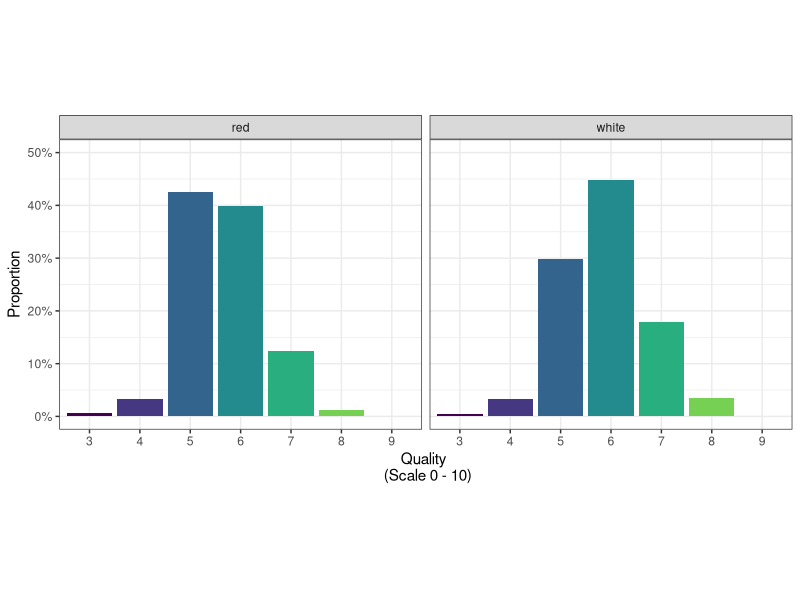
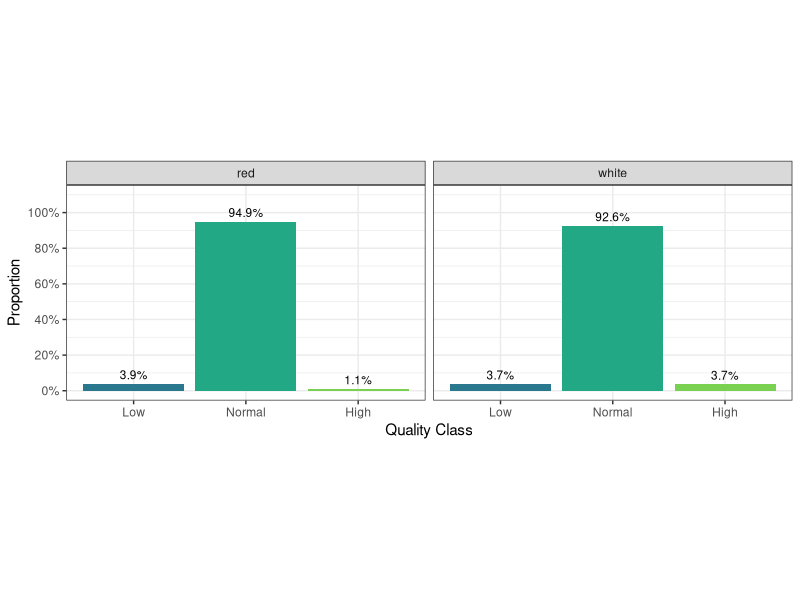

The R script that drew these images, in order:
## ---- chunk 1
knitr::opts_chunk$set(
	echo = FALSE,
	message = FALSE,
	warning = FALSE,
	fig.align = "center"
)
library(readr)
library(tidyverse)
library(knitr)
#library(ggcorrplot)
## ---- chunk 2
winequality <- read.csv("../data/winequality-all.csv")
## ---- chunk 3
winequality %>%
  mutate(quality = factor(quality)) %>%
  group_by(type, quality) %>%
  summarise(count = n()) %>%
  mutate(prop = count/sum(count)) %>%
  ungroup() %>%
  ggplot(aes(x = quality, y = prop, fill = quality)) +
  geom_bar(stat = "identity", show.legend = FALSE) +
  facet_grid(~type) +
  theme_bw() +
  theme(aspect.ratio = 0.8) +
  scale_fill_viridis_d(end = 0.95) +
  scale_x_discrete("Quality \n (Scale 0 - 10)") +
  scale_y_continuous("Proportion", limits = c(0, 0.5), breaks = seq(0, 0.5, 0.1), labels = scales::percent)
## ---- chunk 4
winequality %>%
  mutate(qualityclass = factor(qualityclass, levels = c("Low", "Normal", "High"))) %>%
  group_by(type, qualityclass) %>%
  summarise(count = n()) %>%
  mutate(prop = count/sum(count)) %>%
  ungroup() %>%
  ggplot(aes(x = qualityclass, y = prop, fill = qualityclass, label = paste(100*round(prop, 3), "%", sep = ""))) +
  geom_bar(stat = "identity", show.legend = FALSE) +
  geom_text(vjust = -0.5, size = 3) +
  facet_grid(~type) +
  theme_bw() +
  theme(aspect.ratio = 0.6) +
  scale_fill_viridis_d(begin = 0.4, end = 0.8) +
  scale_x_discrete("Quality Class") +
  scale_y_continuous("Proportion", limits = c(0, 1.1), breaks = seq(0, 1, 0.2), labels = scales::percent)
